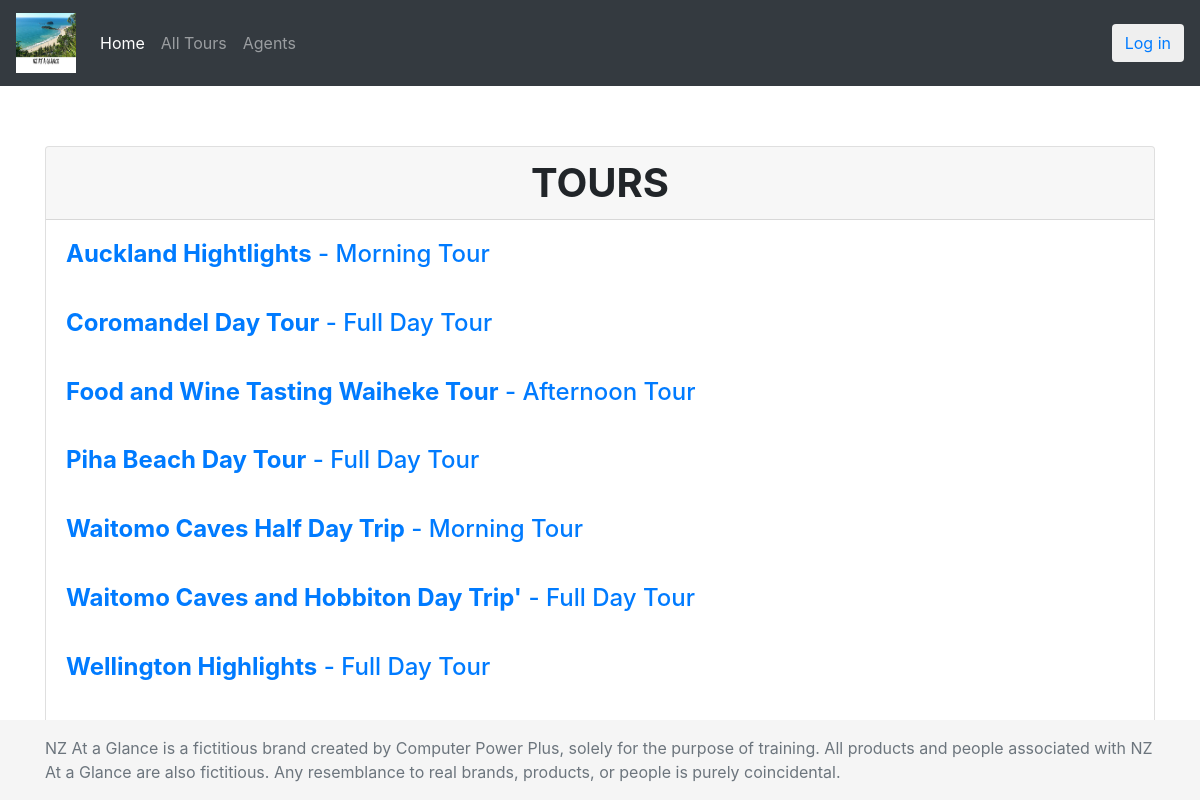
The page /tours/ on the database its author committed.
### home/models.py (models this page shows, shortened)
class Tour(models.Model):
    tour_name = models.CharField(max_length=150)
    """
    'duration' will set to be null when the referenced object (Duration)
    is deleted. This is only possible when you set 'null' to be 'True'
    """
    duration = models.ForeignKey(Duration, on_delete=models.SET_NULL, null=True)
    description = models.TextField()
    available = models.BooleanField()
    agent = models.ForeignKey(Agent, on_delete=models.SET_NULL, null=True)
    class Meta:
        permissions = (("can_change_availability", "Set tour as available"),)

class Duration(models.Model):
    duration = models.CharField(max_length=50)
    def __str__(self):
        return self.duration

### home/views.py (the view)
# urls.py: path('tours/', TourListView.as_view(), name='tours'),
class TourListView(ListView):
    queryset = Tour.objects.all().order_by('tour_name')
    template_name = 'tours.html'
    context_object_name = 'tours'
    paginate_by = 10

### home/templates/tours.html
{% extends "base.html" %}
{% block content %}
{% if tours %}
<div class="card" style="width: 100%; height: 100%;">
    <div class="card-header h1 text-xl-center text-uppercase font-weight-bold">
        Tours
    </div>
    {% for tour in tours %}
    <div class="card-body">
        <p class="card-text h4">
            <a href="{% url 'tour_detail' tour.id %}">
                <strong>{{ tour.tour_name|capfirst }}</strong> - {{tour.duration}}
            </a>
        </p>
    </div>
    {% endfor %}
</div>
{% else %}
<p>There are no tours to display.</p>
{% endif %}
{% endblock %}

### templates/base.html (shortened to what this page needs)
{% load static %}
<!DOCTYPE html>
<html lang="en">
<head>
    <link rel="stylesheet" href="{% static 'bootstrap/css/bootstrap.min.css' %}">
    <link rel="stylesheet" href="{% static 'sticky-footer.css' %}">
    <link rel="stylesheet" href="{% static 'signin.css' %}">
</head>
<body class="d-flex flex-column h-100">
    <header>
        <nav class="navbar navbar-expand-md navbar-dark sticky-top bg-dark">
            <a class="navbar-brand" href="{% url 'home' %}">
                <img src="{% static 'images/logo.png' %}" width="60" height="60" class="d-inline-block align-top" alt=""
                    loading="lazy">
            </a>
            <div class="collapse navbar-collapse" id="navbarText">
                <ul class="navbar-nav mr-auto">
                    <li class="nav-item active">
                        <a class="nav-link" href="{% url 'home' %}">Home <span class="sr-only">(current)</span></a>
                    </li>
                    <li class="nav-item">
                        <a class="nav-link" href="{% url 'tours' %}">All Tours</a>
                    </li>
                    <li class="nav-item">
                        <a class="nav-link" href="{% url 'agents' %}">Agents</a>
                    </li>
                </ul>
                {% if user.is_authenticated %}
                <a class="nav-link" href="{% url 'account' %}">{{user.username}}</a>
                <button type="button" class="btn btn-default navbar-btn">
                    <a href="{% url 'logout' %}">
                        Log out
                    </a>
                </button>
                {% else %}
                <button type="button" class="btn btn-default navbar-btn">
                    <a href="{% url 'login' %}">
                        Log in
                    </a>
                </button>
                {% endif %}
            </div>
        </nav>
    </header>
    <main role="main" class="flex-shrink-0">
        <div class="container">
            {% block content %}
            {% endblock %}
        </div>
    </main>
    <footer class="footer mt-auto py-3 fixed-bottom">
        <div class="container">
            <span class="text-muted">NZ At a Glance is a fictitious brand created by Computer Power Plus, solely for the purpose of training. All products
            and people associated with NZ At a Glance are also fictitious. Any resemblance to real brands, products, or people is
            purely coincidental.</span>
        </div>
    </footer>
</body>
</html>

### home/static/sticky-footer.css (style rules this page uses)
main > .container { padding: 60px 15px 0; }
.footer { background-color: #f5f5f5; }
.footer > .container { padding-right: 15px; padding-left: 15px; }

### rows shown on the page
Tour: tour_name "Auckland Hightlights", duration "Morning Tour"
Tour: tour_name "Coromandel Day Tour", duration "Full Day Tour"
Tour: tour_name "Food and Wine Tasting Waiheke Tour", duration "Afternoon Tour"
Tour: tour_name "Piha Beach Day Tour", duration "Full Day Tour"
Tour: tour_name "Waitomo Caves Half Day Trip", duration "Morning Tour"
Tour: tour_name "Waitomo Caves and Hobbiton Day Trip'", duration "Full Day Tour"
Tour: tour_name "Wellington Highlights", duration "Full Day Tour"
